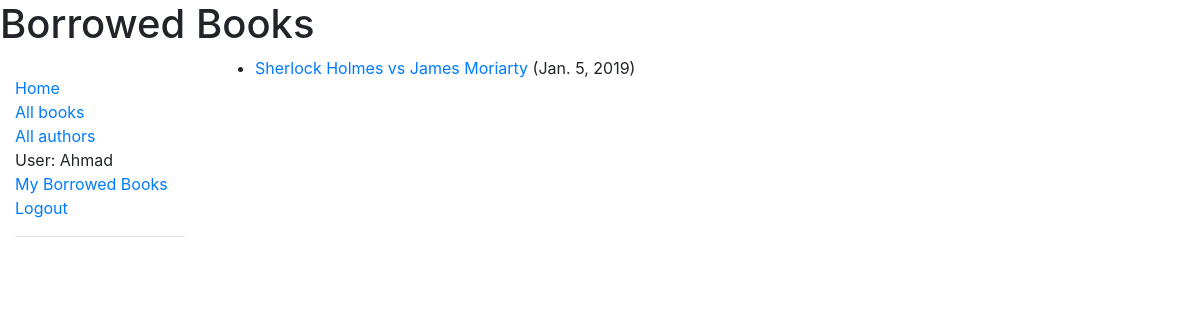
/catalog/mybooks/ (signed in), run on an earlier commit of the app's database.
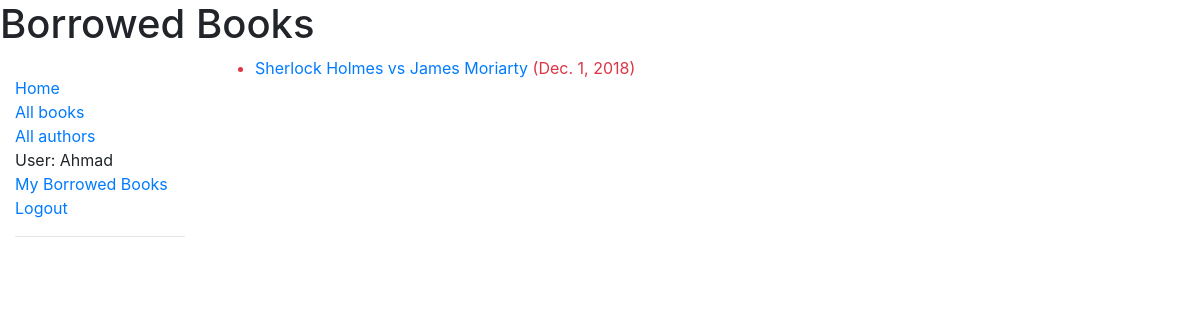
And on a later commit of the database.
### catalog/models.py (models this page shows, shortened)
class BookInstance(models.Model):
    id = models.UUIDField(primary_key=True, default=uuid.uuid4,
                          help_text='Unique ID for this particular book\
                                    across whole library.')
    book = models.ForeignKey('Book', on_delete=models.SET_NULL, null=True)
    imprint = models.CharField(max_length=200)
    due_back = models.DateField(null=True, blank=True)
    borrower = models.ForeignKey(User, on_delete=models.SET_NULL,
                                 null=True, blank=True)
    LOAN_STATUS = (
        ('m', 'Maintenance'),
        ('o', 'On loan'),
        ('a', 'Available'),
        ('r', 'Reserved'),
    )
    status = models.CharField(
        max_length=1,
        choices=LOAN_STATUS,
        blank=True,
        default='m',
        help_text='Book Availability',
    )
    class Meta:
        ordering = ['due_back']
        permissions = (("can_mark_returned", "Set book as returned"), )
    @property
    def is_overdue(self):
        if self.due_back and date.today() > self.due_back:
            return True
        return False

class Book(models.Model):
    title = models.CharField(max_length=200)
    author = models.ForeignKey('Author', on_delete=models.SET_NULL, null=True)
    summary = models.TextField(max_length=1000,
                               help_text='Enter a brief description of book.')
    isbn = models.CharField('ISBN', max_length=13,
                            help_text='13 Character \
                <a href="https://www.isbn-international.org/content/\
                what-isbn">ISBN number</a>')
    genre = models.ManyToManyField(Genre,
                                   help_text='Select genres for this book')
    def display_genre(self):
        """Create a string for Genre.Used to display genre in Site Admin."""
        return ', '.join(genre.name for genre in self.genre.all()[:3])
    display_genre.short_description = 'Genre'

### catalog/views.py (the view)
# urls.py: path('mybooks/', views.LoanedBookByUserListView.as_view(),
class LoanedBookByUserListView(LoginRequiredMixin, generic.ListView):
    model = BookInstance
    template_name = "catalog/loaned_book_by_user.html"
    paginate_by = 10
    context_object_name = 'bookinstancelist'
    def get_queryset(self):
        return BookInstance.objects.filter(
            borrower=self.request.user).filter(
            status__exact='o').order_by('due_back')

### catalog/templates/catalog/loaned_book_by_user.html (shortened to what this page needs)
{% extends "base_generic.html" %}
{% block title %}
<h1>Borrowed Books</h1>
{% endblock %}
{% block content %}
{% if bookinstancelist %}
<ul>
	{% for bookinst in bookinstancelist %}
	<li class="{% if bookinst.is_overdue %}text-danger{% endif %}">
		<a href="{% url 'book-detail' bookinst.book.pk %}">
			{{ bookinst.book.title }}
		</a>
			({{ bookinst.due_back }})
	</li>
	{% endfor %}
</ul>
{% else %}
<p>
There are no books borrowed,
{{ user.username }}
</p>
{% endif %}
{% endblock %}

What changed in the data, as far as the page shows it:
changed BookInstance "Sherlock Holmes vs James Moriarty": due_back "Jan. 5, 2019" → "Dec. 1, 2018"
